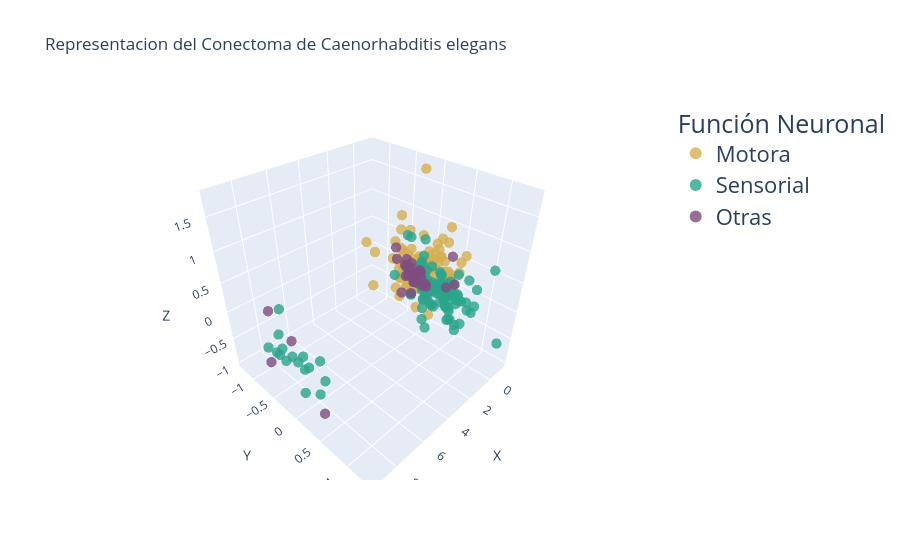

Notebook source saved alongside this figure:
### Code cell
neuro_map = dict(zip(df_conn['Neuron'], df_conn['Neurotransmitter']))

df_plot = pd.DataFrame({
    'X': datos_pca[:, 0],
    'Y': datos_pca[:, 1],
    'Z': datos_pca[:, 2],
    'Neuron_Name': nodos
})

df_plot['Neurotransmitter'] = df_plot['Neuron_Name'].map(neuro_map).fillna('unknown')

#Clasificación de la funcionalidad de las neurona en base a la primera o ultima letra de su nombre
def clasificar_por_nombre(nombre):
    nombre = str(nombre).upper()
    if nombre.startswith('A') or nombre.startswith('V') or nombre.startswith('P'):
        return 'Motora'
    elif nombre.startswith('S') or nombre.startswith('I') or nombre.endswith('L') or nombre.endswith('R'):
        return 'Sensorial '
    else:
        return 'Otras'

#Graficamos PCA con la asignación de las funciones de cada neurona
df_plot['Funcion Neuronal'] = df_plot['Neuron_Name'].apply(clasificar_por_nombre)

fig_func = px.scatter_3d(
    df_plot, x='X', y='Y', z='Z',
    color='Funcion Neuronal',
    hover_name='Neuron_Name',
    title='Representacion del Conectoma de Caenorhabditis elegans',
    color_discrete_sequence=[ '#D6AF51', '#2AA58B', '#804C80']
)
fig_func.update_traces(marker=dict(size=6, opacity=0.8))
fig_func.update_layout(
    legend=dict(
        title=dict(
            text="Función Neuronal",
            font=dict(size=25)  
        ),
        font=dict(
            size=22  
        ),
        itemsizing="constant"  
    )
)
fig_func.write_html("tunel_somatico.html")
fig_func.show()

### Figure 1 — Plotly figure (JSON) as saved in the notebook; plotly's stock layout.template omitted (floating-point values rounded to 4 significant figures; data arrays with more than 128 entries replaced by an {"elided": "..."} marker saying what was removed)
{"data": [{"hovertemplate": "<b>%{hovertext}</b><br><br>Funcion Neuronal=Motora<br>X=%{x}<br>Y=%{y}<br>Z=%{z}<extra></extra>", "hovertext": {"elided": "149 str values"}, "legendgroup": "Motora", "marker": {"color": "#D6AF51", "opacity": 0.8, "size": 6, "symbol": "circle"}, "mode": "markers", "name": "Motora", "scene": "scene", "showlegend": true, "type": "scatter3d", "x": {"elided": "149 float values"}, "y": {"elided": "149 float values"}, "z": {"elided": "149 float values"}}, {"hovertemplate": "<b>%{hovertext}</b><br><br>Funcion Neuronal=Sensorial <br>X=%{x}<br>Y=%{y}<br>Z=%{z}<extra></extra>", "hovertext": ["BAGL", "BAGR", "BDUL", "BDUR", "CEPDL", "CEPDR", "CEPVL", "CEPVR", "FLPL", "FLPR", "HSNL", "HSNR", "I1L", "I1R", "I2L", "I2R", "I3", "I4", "I5", "I6", "IL1DL", "IL1DR", "IL1L", "IL1R", "IL1VL", "IL1VR", "IL2DL", "IL2DR", "IL2L", "IL2R", "IL2VL", "IL2VR", "LUAL", "LUAR", "M2L", "M2R", "M3L", "M3R", "MCL", "MCR", "NSML", "NSMR", "OLLL", "OLLR", "OLQDL", "OLQDR", "OLQVL", "OLQVR", "RIAL", "RIAR", "RIBL", "RIBR", "RICL", "RICR", "RIFL", "RIFR", "RIGL", "RIGR", "RIML", "RIMR", "RIPL", "RIPR", "RIR", "RIVL", "RIVR", "RMDDL", "RMDDR", "RMDL", "RMDR", "RMDVL", "RMDVR", "RMEL", "RMER", "RMFL", "RMFR", "RMGL", "RMGR", "RMHL", "RMHR", "SAADL", "SAADR", "SAAVL", "SAAVR", "SABD", "SABVL", "SABVR", "SDQL", "SDQR", "SIADL", "SIADR", "SIAVL", "SIAVR", "SIBDL", "SIBDR", "SIBVL", "SIBVR", "SMBDL", "SMBDR", "SMBVL", "SMBVR", "SMDDL", "SMDDR", "SMDVL", "SMDVR", "URADL", "URADR", "URAVL", "URAVR", "URBL", "URBR", "URXL", "URXR", "URYDL", "URYDR", "URYVL", "URYVR"], "legendgroup": "Sensorial ", "marker": {"color": "#2AA58B", "opacity": 0.8, "size": 6, "symbol": "circle"}, "mode": "markers", "name": "Sensorial ", "scene": "scene", "showlegend": true, "type": "scatter3d", "x": [-0.6363, -0.6274, -0.931, -0.963, -0.4342, -0.6779, -0.4234, -0.6748, -0.6478, -0.6851, -0.7874, -0.2967, 9.319, 9.316, 9.315, 9.314, 9.303, 9.319, 9.321, 9.296, -0.5228, -0.7349, -0.4925, -0.745, -0.5314, -0.7326, -0.5944, -0.7765, -0.3981, -0.8117, -0.5581, -0.7582, -0.6454, -0.5665, 9.308, 9.306, 9.317, 9.321, 9.303, 9.302, 9.316, 9.318, -0.619, -0.6909, -0.4887, -0.6994, -0.4194, -0.7513, -0.6689, -0.7304, -0.5336, -0.6983, -0.5249, -0.5467, -0.7597, -0.8246, -0.4384, -0.8812, -0.6639, -0.7992, -0.6619, -0.7847, -0.8402, -0.446, -0.3677, -0.6639, -0.7077, -0.8275, -0.8313, -0.7245, -0.7098, -0.5092, -0.5443, -0.978, -0.7103, -1.108, -0.8218, -0.719, -0.1896, -0.7985, -0.6701, -0.7042, -0.6207, -0.7327, -0.7276, -0.3567, -0.455, -0.9534, -0.6812, -0.5501, -0.4697, -0.6319, -0.3127, -0.8202, -1.175, -0.9961, -0.6132, -1.03, -0.5641, -1.171, -0.4482, -0.7698, -0.8007, -0.6372, -0.3788, -0.7915, -0.4909, -0.7611, -0.3339, -0.9021, -0.6184, -0.9142, -0.8383, -0.7328, -0.8, -0.7257], "y": [0.2245, 0.5074, -0.456, -0.4145, 0.1256, -0.004599, 0.1922, 0.0589, -0.08035, -0.116, -0.08934, -0.2571, 0.2188, 0.3056, -0.2596, -0.3629, -0.5665, -0.2212, 0.09558, -0.1761, 0.5115, 0.347, 0.4258, 0.557, 0.4478, 0.2535, 0.668, 0.4484, 0.5059, 0.7198, 0.618, 0.3869, -0.1794, -0.0979, 0.1692, 0.4776, 0.2096, -0.01591, 0.5893, 0.5241, -0.2987, -0.1688, 0.03356, 0.03928, 0.3209, 0.1749, 0.4089, 0.5641, 0.2799, 0.2607, 0.1426, 0.101, -0.04346, -0.09321, -0.122, -0.1752, 0.01319, -0.006687, 0.09153, -0.06626, 0.5962, 0.3761, 0.4166, 0.01779, 0.6084, 0.2121, 0.1787, 0.4475, 0.3819, 0.3379, 0.35, 0.4732, 0.5251, 0.03033, -0.2875, 0.3533, 0.3364, -0.04055, 0.2206, -0.1488, -0.07463, -0.09016, -0.06119, -0.07557, -0.05862, 0.03123, -0.233, -0.1875, 0.8792, 1.332, 1.124, 0.05813, 0.7362, 0.8546, 0.05579, -0.7088, 0.2554, 0.201, 0.2965, 0.3133, -0.03227, -0.01742, 0.3019, 0.318, 0.8123, 0.5813, 0.8635, 0.5761, 0.7902, 0.4313, 0.2703, 0.3528, 0.435, 0.4956, 0.09803, 0.08943], "z": [-0.1801, 0.1218, 0.5526, -0.1452, -0.1143, -0.3035, -0.09453, -0.3199, -0.01364, -0.04057, 0.6426, 0.6653, -0.02267, 0.07246, 0.2389, -0.1403, -0.1904, 0.02423, 0.01279, 0.6893, -0.1317, -0.2927, 0.01479, -0.2272, -0.04797, -0.194, -0.09547, -0.4321, -0.2933, -0.1171, -0.1003, -0.384, 0.1043, 0.1104, -0.485, -0.2588, 0.1873, 0.03013, 0.06076, 0.3355, -0.1383, -0.1526, -0.01453, -0.1169, -0.2774, -0.4841, -0.1461, -0.0366, 0.02743, -0.05677, -0.003212, -0.2113, -0.0768, -0.1702, 0.2279, 0.0694, -0.3997, -0.3429, 0.2526, 0.01052, -0.035, -0.3762, 0.1106, -0.8048, 0.3881, -0.006192, -0.08803, -0.0639, -0.1312, -0.02489, -0.01868, -0.5551, -0.5281, -0.5111, -0.4948, -0.2234, -0.1608, -0.6397, -0.3598, -0.06656, 0.369, -0.03297, 0.04876, -0.2887, -0.2343, -0.3626, -0.4297, 0.1253, 0.2206, -0.4914, 0.6939, -0.993, -0.4461, -0.1162, -0.5788, -0.3369, 0.2272, 0.1076, 0.2051, -0.01845, 0.2363, 0.1146, -0.1228, 0.01697, -0.1522, -0.7444, -0.1828, -0.6342, 0.3826, -0.6196, -0.01997, -0.3916, -0.1378, -0.06589, -0.1153, -0.2151]}, {"hovertemplate": "<b>%{hovertext}</b><br><br>Funcion Neuronal=Otras<br>X=%{x}<br>Y=%{y}<br>Z=%{z}<extra></extra>", "hovertext": ["DA1", "DA2", "DA3", "DA4", "DA5", "DA6", "DA7", "DA8", "DA9", "DB1", "DB2", "DB3", "DB4", "DB5", "DB6", "DB7", "DD1", "DD2", "DD3", "DD4", "DD5", "DD6", "DVA", "DVB", "DVC", "M1", "M4", "M5", "MI", "RID", "RIH", "RIS", "RMED", "RMEV"], "legendgroup": "Otras", "marker": {"color": "#804C80", "opacity": 0.8, "size": 6, "symbol": "circle"}, "mode": "markers", "name": "Otras", "scene": "scene", "showlegend": true, "type": "scatter3d", "x": [-0.4467, -0.2307, -0.5788, -0.5783, -0.67, -0.6371, -0.3542, -0.6231, -0.8641, -0.3004, -0.4809, -0.5215, -0.6477, -0.7864, -0.4182, -0.9035, -0.366, -0.3549, -0.4501, -0.5781, -0.6678, -0.6742, -0.7636, -0.6285, -0.5798, 9.294, 9.316, 9.298, 9.29, -0.6715, -0.6967, -0.6398, -0.6742, -0.4417], "y": [-0.01247, -0.1539, -0.2232, -0.1891, -0.2342, -0.09482, -0.2124, -0.1278, -0.4445, -0.1081, -0.32, -0.3179, -0.428, -0.4999, -0.06983, -0.6539, -0.1834, -0.2645, -0.3619, -0.1331, -0.239, -0.3009, -0.03364, -0.6182, -0.09516, -0.5615, 0.007824, -0.4262, 0.5254, -0.3993, 0.3686, 0.01862, 0.4287, 0.5509], "z": [-0.1378, -0.1072, -0.1155, -0.02687, -0.04821, -0.03417, -0.3754, 0.08606, -0.2105, -0.1078, -0.09415, 0.03601, 0.044, -0.5731, 0.08993, 0.02585, -0.00808, 0.1039, 0.06426, 0.05298, -0.2059, 0.1293, -0.1449, 0.2886, 0.05707, -0.4648, 0.3045, 0.5149, -0.5783, 0.162, -0.004561, -0.1575, 0.5791, 0.1751]}], "layout": {"legend": {"font": {"size": 22}, "itemsizing": "constant", "title": {"font": {"size": 25}, "text": "Función Neuronal"}, "tracegroupgap": 0}, "scene": {"domain": {"x": [0, 1], "y": [0, 1]}, "xaxis": {"title": {"text": "X"}}, "yaxis": {"title": {"text": "Y"}}, "zaxis": {"title": {"text": "Z"}}}, "title": {"text": "Representacion del Conectoma de Caenorhabditis elegans"}}}
